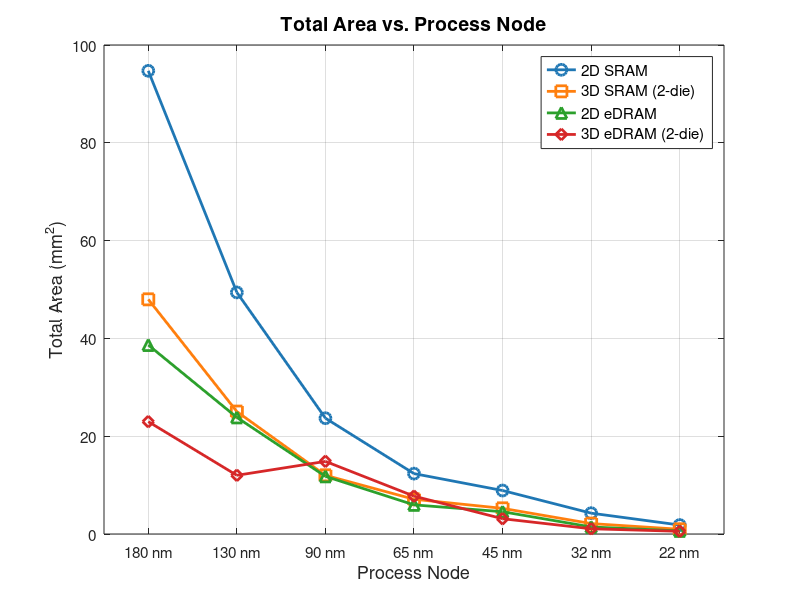

This figure's MATLAB source:
% fig1_area_vs_node.m
% Total Area vs. Process Node — ESE5760 Final Project
% Data: DESTINY simulation, 2MB / 256-bit / Assoc=1 / LOP / 350K / WriteEDP

nodes = [180, 130, 90, 65, 45, 32, 22];   % nm
x = 1:numel(nodes);                        % equal-spacing display positions
node_labels = {'180 nm','130 nm','90 nm','65 nm','45 nm','32 nm','22 nm'};

area_2D_SRAM  = [94.721, 49.407, 23.680, 12.348, 8.893, 4.262, 1.836];
area_3D_SRAM  = [47.988, 25.035, 12.002,  7.105, 5.245, 2.132, 0.969];
area_2D_eDRAM = [38.646, 23.844, 11.789,  5.957, 4.555, 1.440, 0.630];
area_3D_eDRAM = [22.978, 12.001, 14.848,  7.743, 3.125, 1.068, 0.550];

figure('Position', [100 100 700 500]);

plot(x, area_2D_SRAM,  '-o', 'Color', [0.122 0.467 0.706], 'LineWidth', 2, 'MarkerSize', 8); hold on;
plot(x, area_3D_SRAM,  '-s', 'Color', [1.000 0.498 0.055], 'LineWidth', 2, 'MarkerSize', 8);
plot(x, area_2D_eDRAM, '-^', 'Color', [0.173 0.627 0.173], 'LineWidth', 2, 'MarkerSize', 8);
plot(x, area_3D_eDRAM, '-d', 'Color', [0.839 0.153 0.157], 'LineWidth', 2, 'MarkerSize', 8);

set(gca, 'XTick', x, 'XTickLabel', node_labels, 'FontSize', 11);
xlim([0.5 numel(nodes)+0.5]);
xlabel('Process Node', 'FontSize', 13);
ylabel('Total Area (mm^2)', 'FontSize', 13);
title('Total Area vs. Process Node', 'FontSize', 14, 'FontWeight', 'bold');
legend('2D SRAM', '3D SRAM (2-die)', '2D eDRAM', '3D eDRAM (2-die)', ...
       'Location', 'northeast', 'FontSize', 11);
grid on;
box on;

drawnow;
set(gcf, 'Renderer', 'painters');
print('-djpeg', '-r150', fullfile(fileparts(mfilename('fullpath')), '..', 'plots', 'fig1_area_vs_node.jpg'));
